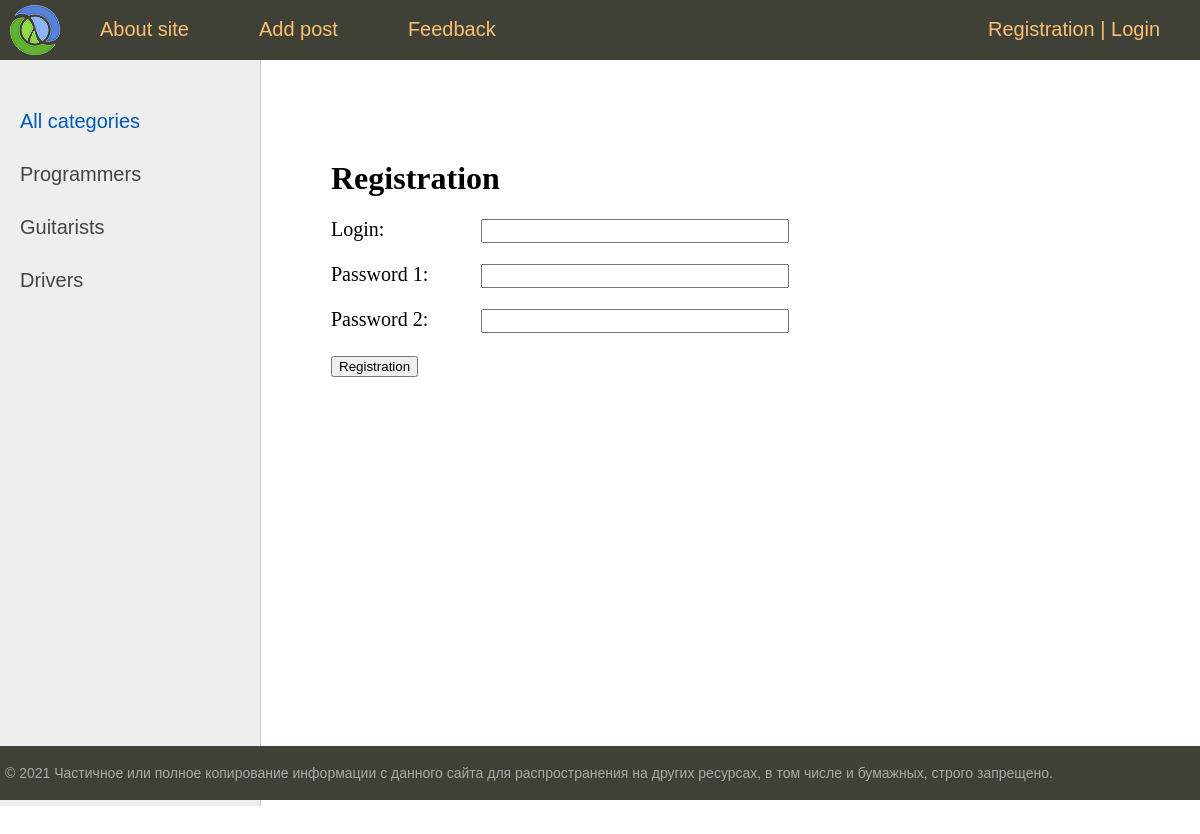
Screenshot of /register/ with the database file from the repository.
### people/models.py (models this page shows, shortened)
class Category(models.Model):
    name = models.CharField(max_length=100, db_index=True)
    slug = SlugField(max_length=255, unique=True, db_index=True, verbose_name="URL")
    def get_absolute_url(self):
        return reverse('category', kwargs={'cat_slug': self.slug})

### people/views.py (the view)
# urls.py: path('register/', RegisterUser.as_view(), name='register'),
class RegisterUser(DataMixin, CreateView):
    form_class = RegisterUserForm
    template_name = 'people/register.html'
    success_url = reverse_lazy('login')
    def get_context_data(self, *, object_list=None, **kwargs):
        context = super().get_context_data(**kwargs)
        c_def = self.get_user_context(title="Registration")
        return dict(list(context.items()) + list(c_def.items()))

### people/forms.py
class RegisterUserForm(UserCreationForm):
    username = forms.CharField(label='Login', widget=forms.TextInput(attrs={'class': 'form-input'}))
    password1 = forms.CharField(label='Password 1', widget=forms.PasswordInput(attrs={'class': 'form-input'}))
    password2 = forms.CharField(label='Password 2', widget=forms.PasswordInput(attrs={'class': 'form-input'}))
    class Meta:
        model = User
        fields = ('username', 'password1', 'password2')

### people/templatetags/people_tags.py (called while the page is built)
@register.inclusion_tag('people/list_categories.html')
def show_categories(sort=None, cat_selected=0):
    if not sort:
        cats = Category.objects.all()
    else:
        cats = Category.objects.order_by(sort)
    return {"cats": cats, "cat_selected": cat_selected}

### people/utils.py (called while the page is built)
    def get_user_context(self, **kwargs):
        context = kwargs
        cats = Category.objects.all()
        context['menu'] = menu
        context['cats'] = cats
        if 'cat_selected' not in context:
            context['cat_selected'] = 0
        return context

### people/templates/people/register.html (shortened to what this page needs)
{% extends 'people/base.html' %}
{% block content %}
<h1>{{title}}</h1>
<form method="post">
{% for f in form %}
<p><label class="form-label" for="{{ f.id_for_label }}">{{f.label}}: </label>{{f}}</p>
{% endfor %}
    <button type="submit">Registration</button>
</form>
{% endblock%}

### people/templates/people/list_categories.html
{% for c in cats %}
    {% if c.pk == cat_selected %}
        <li class='selected'>{{c.name}}</li>
    {% else %}
        <li><a href="{{ c.get_absolute_url }}">{{c.name}}</a></li>
    {% endif %}
{% endfor %}

### people/static/people/css/styles.css (style rules this page uses)
html, body { font-family: 'Arial'; margin: 0; padding: 0; height: 100%; width: 100%; color: #444; }
a { color: #0059b2; text-decoration: none; }
.left-chapters ul li { margin: 30px 0 0 0; color: #999; }
.left-chapters ul li a { color: #444; text-decoration: none; }
.content-text h1 { font-size: 32px; }
.form-input { width: 300px; font-size: 16px; }
.form-label { display: inline-block; min-width: 150px; vertical-align: top; }

### rows the page displays
Category: name "Programmers"
Category: name "Guitarists"
Category: name "Drivers"

### other values shown
{{ m.title }} "About site" "Add post" "Feedback"
{{ title }} "Registration"
{{ f.label }} "Login" "Password 1" "Password 2"
